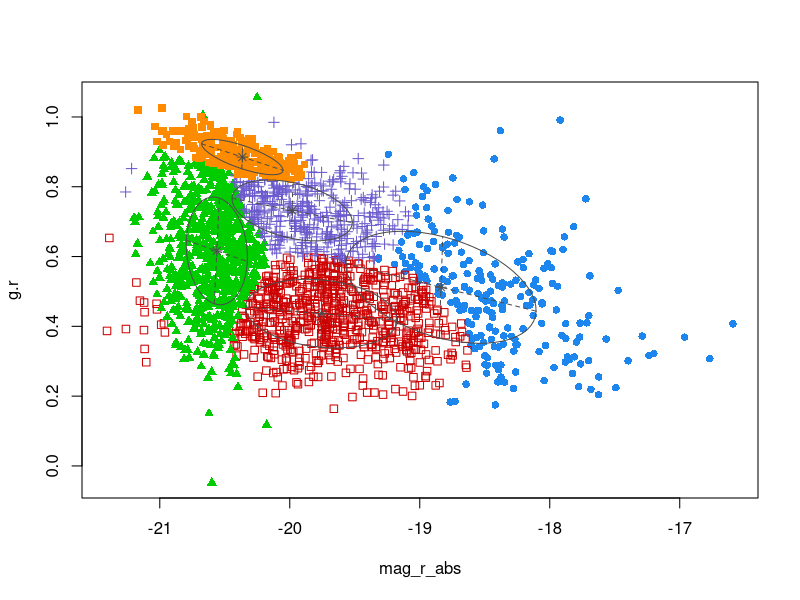

Generate this figure with R: (Note: this script raises an error after producing the figure.)
require(plyr)
library(caret)
require(kernlab)
library(e1071)
require(MASS)
require(mclust)
data<-read.table("../data/outputdata_all.txt",header=TRUE,sep="")

# Format data for WHAN test
color_data<-data[,c("mag_r_abs","mag_ab_g","mag_ab_r")]
#WHAN$WHAN_Class<-as.factor(WHAN$WHAN_Class)
#write.matrix(WHAN,"../data/WHAN.txt")
color_data$g.r<-color_data$mag_ab_g-color_data$mag_ab_r



#data<-WHAN[,-3]
mod4 = Mclust(color_data[,c("mag_r_abs","g.r")])
summary(mod4)
plot(mod4, what = "classification")
plot(mod4, what = "boundaries", ngrid = 200)

densWaiting <- densityMclust(color_data[,c("mag_r_abs","g.r")])


ggplot(WHAN,aes(x=log10..NII..Ha.,y=log10.EW.Ha..,colour=WHAN_Class))+
  geom_point()+theme_stata()


library(fpc)
# eps is radius of neighborhood, MinPts is no of neighbors
# within eps
cluster <- dbscan(data, eps=0.6, MinPts=4)
plot(cluster, data)

# Notice points in cluster 0 are unassigned outliers
table(cluster$cluster, WHAN$WHAN_Class)


confusionMatrix(WHAN$WHAN_Class,mod4$classification-1)

library("cluster")
l <- mod4$classification
d <- dist(WHAN[-3])

si<-silhouette(mod4$classification,d)


si2<-silhouette(as.numeric(WHAN$WHAN_Class),d)
